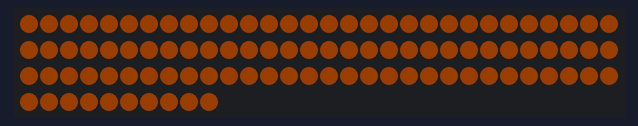
A sketch run on a simulated Arduino Uno, built with avr-gcc and run on an emulated ATmega328P. On the bench: 100 RGB LEDs in strip order, left to right, continuing on the next row. Dim RGB values are drawn brighter than linear.

Above: at 2.92 s.
At 6.1 s:
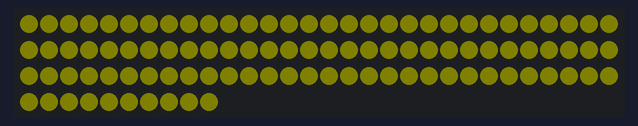
At 13.97 s:
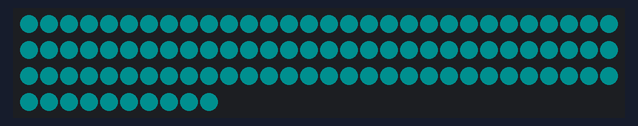
At 19.19 s:
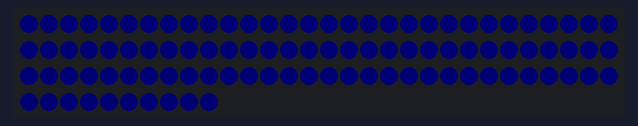
At 34.67 s:
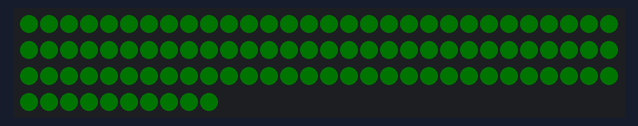

The sketch:

FastLED_Trial_4_fading_gradient.ino.ino
```cpp
#include "FastLED.h"
#define LED_PIN 8
#define NUM_LEDS 100
#define LED_TYPE    WS2812B
#define COLOR_ORDER GRB
#define BRIGHTNESS  64


CRGB leds[NUM_LEDS];

void setup() {
  LEDS.addLeds<LED_TYPE, LED_PIN, COLOR_ORDER>(leds, NUM_LEDS);
  FastLED.setBrightness(BRIGHTNESS);
  }

uint8_t gHue = 0;

void loop() {
    //beatsin16 is a function on the FastLED library generating sinwave, (5) is bpm, (0,255) is value range.
    //value range will create the breathing effect
    int pos = beatsin16(5,0,192); // generating the sinwave
    fill_solid(leds, NUM_LEDS, CHSV( gHue, 255, pos)); // CHSV (hue, saturation, value);
    FastLED.show();
    EVERY_N_MILLISECONDS(100) {gHue++;}
    // shifting the HUE value by incrementing every millisecond this creates the spectrum wave

    /* spectrum wave
     * fill_solid(leds, NUM_LEDS, CHSV( gHue, 255, 255)); // remove pos
     * FastLED.show();
     * EVERY_N_MILLISECONDS(100) {gHue++;}
     */
     //additional codes, just to share
    /* color spectrum generator
     *  fill_rainbow( leds, NUM_LEDS, gHue, 3);
     */
}
```

Measured:
- what the display in image 3 shows lasts 0.4 s, from 19.0 s to 19.4 s
